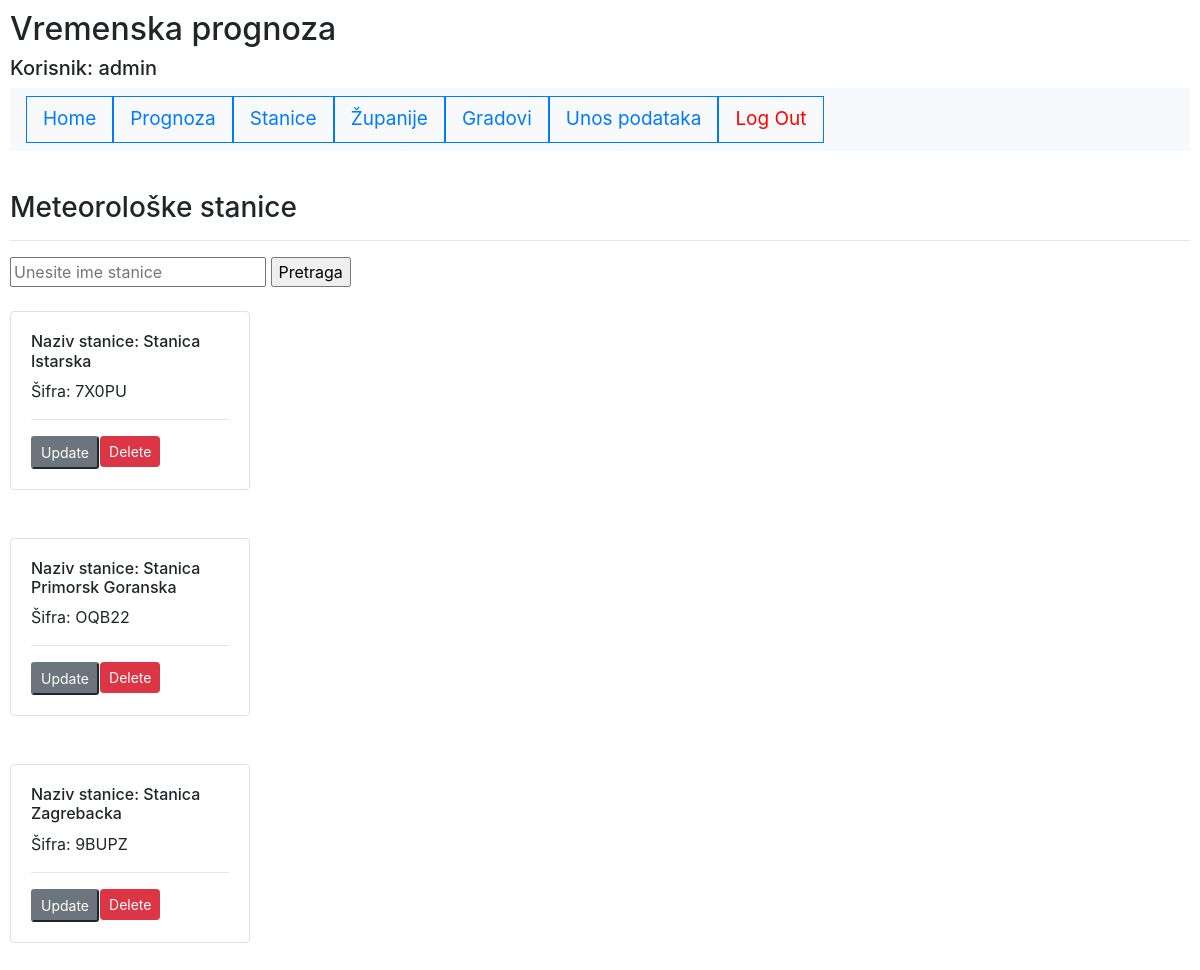
Screenshot of /main/stanice (signed in) with the database file from the repository.
### main/models.py (models this page shows, shortened)
class Meteoroloska_stanica(models.Model): #Napomena: postavljeno je pravilo da svaka zupanija/provincija ima jednu met. stanicu i obrnuto
    Sifra_stanice=models.CharField(max_length=5)
    Naziv_stanice=models.CharField(max_length=25)
    class Meta:
         ordering = ['Naziv_stanice']

### main/views.py (the view)
# urls.py: path('stanice', StanicaList.as_view(), name='stanice'),
class StanicaList(LoginRequiredMixin, ListView):
    model = Meteoroloska_stanica

### templates/main/meteoroloska_stanica_list.html (shortened to what this page needs)
{% extends "homepage.html" %}
{% block content %}
<body>
 <br>
 <h3> Meteorološke stanice </h3>
 <hr>
 <form method=POST action="{% url 'search-stanice' %}">
   <div class="input-group">
    <div class="form-outline">
       <input type="text" name="search" placeholder="Unesite ime stanice"/>
       <input value="Pretraga" type="submit"/>
     </div>
   </div>
 </form>
 <br>
 <div>
 {% for MetStan in meteoroloska_stanica_list  %}
 <div class="card border" style="width: 15rem;">
   <div class="card-body">
     <h6>Naziv stanice: {{ MetStan.Naziv_stanice }}</h6>
     <p>Šifra: {{ MetStan.Sifra_stanice }}</p>
    <hr>
 <div class="btn-group" role="group" class="btn-toolbar">
   {% if user.is_superuser %}
   <a href="{% url 'update-stanica' MetStan.id%}"><input value="Update" type="submit" class="btn-secondary btn-sm"/></a>
   {% endif %}
   {% if user.is_superuser %}
   <form action="{%url 'delete-stanica' MetStan.id%}" method="POST" id="delete-form">
      <input value="Delete" type="submit" class="btn btn-danger btn-sm" style="margin-left: 1px;" onclick="return potvrda()"/>
   </form>
   {% endif %}
    </div>
  </div>
 </div>
   <br><br>
 </div>
</body>
{% endfor %}
{% endblock %}

### templates/homepage.html (shortened to what this page needs)
<!DOCTYPE html>
<html lang="en">
 <head>
    {% load static %}
    <link rel="stylesheet" type="text/css" href="{% static 'style.css' %}">
    <link rel="stylesheet" href="https://cdn.jsdelivr.net/npm/bootstrap@4.3.1/dist/css/bootstrap.min.css">
 </head>
 <body class="bs-example">
   <h2>Vremenska prognoza</h2>
    {% if user.is_authenticated %}
    <h5>Korisnik: {{user.username}}</h5>
    {% else %}
    <h4>Niste ulogirani</h4>
    {%endif%}
    <div id="sidebar">
        {% block sidebar %}
        <div class="navigator">
         <ul class="navbar navbar-expand-lg navbar-light bg-light">
            <li><a class="nav-link border border-primary" href="/main">Home</a></li>
            <li><a class="nav-link border border-primary" href="/main/prognoza">Prognoza</a></li>
            <li><a class="nav-link border border-primary" href="/main/stanice">Stanice</a></li>
            <li><a class="nav-link border border-primary" href="/main/zupanije">Županije</a></li>
            <li><a class="nav-link border border-primary" href="/main/gradovi">Gradovi</a></li>
            {% if user.is_superuser %}
            <li><a class="nav-link border border-primary" href="/main/upload">Unos podataka</a></li>
            {% endif %}
            {% if user.is_authenticated %}
            <li><a class="nav-link border border-primary" href="{% url 'logout' %}" style="color: red;">Log Out</a></li>
            {% endif %}
         </ul>
        </div>
        {% endblock %}
    </div>
    <div class="content">
        {% block content %}
        {% endblock %}
 </body>
</html>

### main/static/style.css (style rules this page uses)
li { list-style-type: none; float: left; overflow: hidden; }
li a { padding: 14px; font-size: 19px; text-decoration: none; }
body { background-image: url(https://img.freepik.com/free-vector/white-gray-geometric-pattern-background-vector_53876-136510.jpg?w=1380&t=st=1671621009~exp=1671621609~hmac=ee6c0a03e98882dd374f9ece1eaac08f38fe1a199f1c31b2d1d7972f2f51ccbf); }

### templates/homepage.html (style rules this page uses)
.bs-example { margin: 10px; }

### rows the page displays
Meteoroloska_stanica: Naziv_stanice "Stanica Istarska", Sifra_stanice "7X0PU"
Meteoroloska_stanica: Naziv_stanice "Stanica Primorsk Goranska", Sifra_stanice "OQB22"
Meteoroloska_stanica: Naziv_stanice "Stanica Zagrebacka", Sifra_stanice "9BUPZ"

### other values shown
{{ user.username }} "admin"
